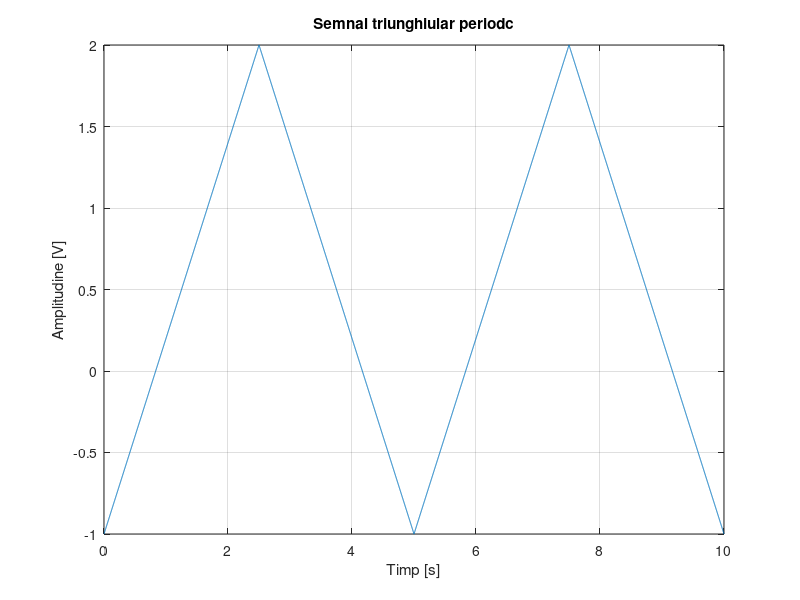
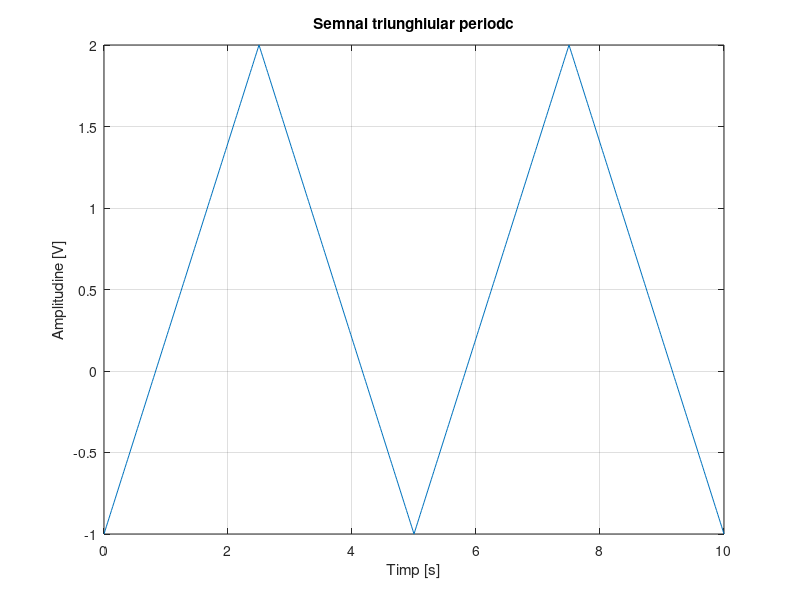
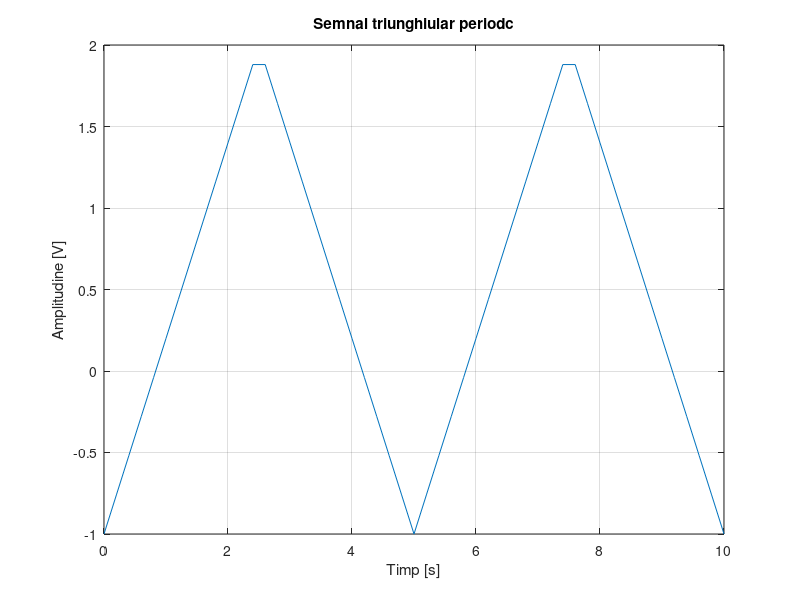

These charts were generated, in order, by the following MATLAB code:
figure(1);
t = 0:0.002:10;      % timpul de la 0 la 10 secunde cu rezolutie temporara de 2ms
A=(1+2)/2; % amplitudinea semnalului
Ucc=0.5; % componenta continua a semnalului
x = A*(sawtooth (2 * pi * 0.2 * t , 0.5))+Ucc;    % pentru a avea un semnal simetric punem  0.5
plot(t,x),xlabel('Timp [s]'),ylabel('Amplitudine [V]'),title('Semnal triunghiular periodc'),grid;
figure(2);
t = 0:0.02:10;      % timpul de la 0 la 10 secunde cu rezolutie temporara de 2ms
x = A*(sawtooth (2 * pi * 0.2 * t , 0.5))+Ucc;    % pentru a avea un semnal simetric punem  0.5
plot(t,x),xlabel('Timp [s]'),ylabel('Amplitudine [V]'),title('Semnal triunghiular periodc'),grid;
figure(3);
t = 0:0.2:10;      % timpul de la 0 la 10 secunde cu rezolutie temporara de 2ms
x = A*(sawtooth (2 * pi * 0.2 * t , 0.5))+Ucc;    % pentru a avea un semnal simetric punem  0.5
plot(t,x),xlabel('Timp [s]'),ylabel('Amplitudine [V]'),title('Semnal triunghiular periodc'),grid;